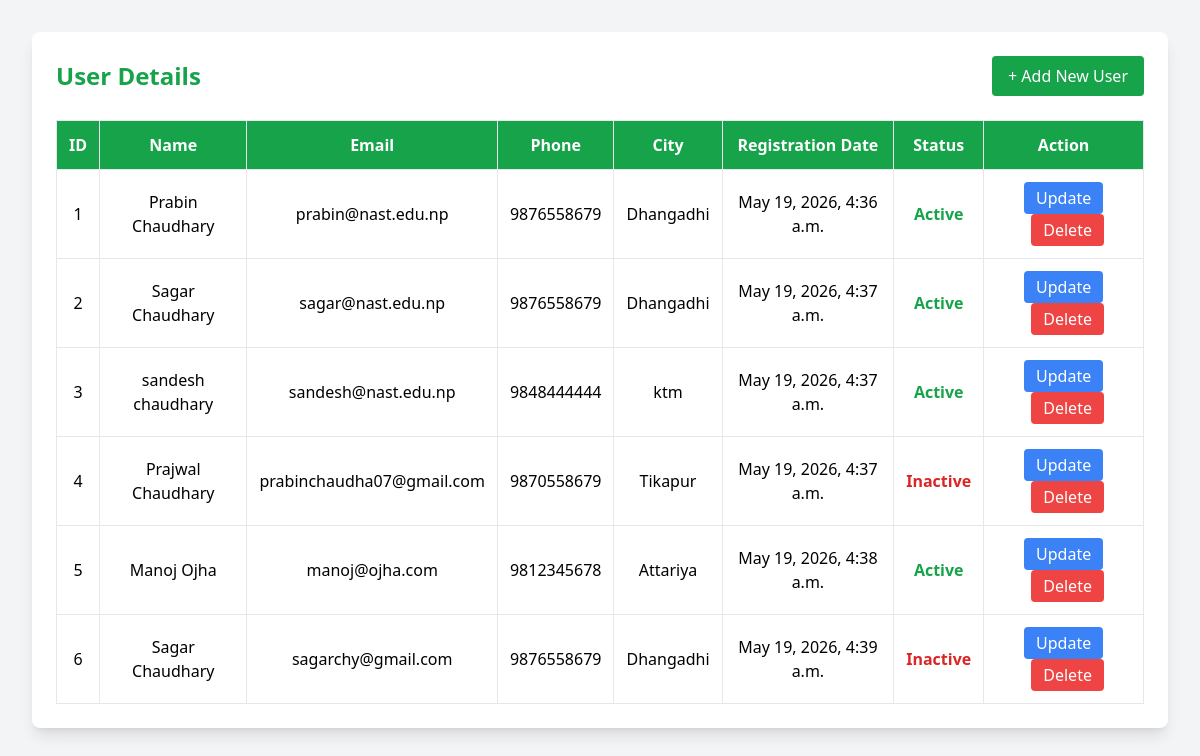
The app's page /home/user/, older data.
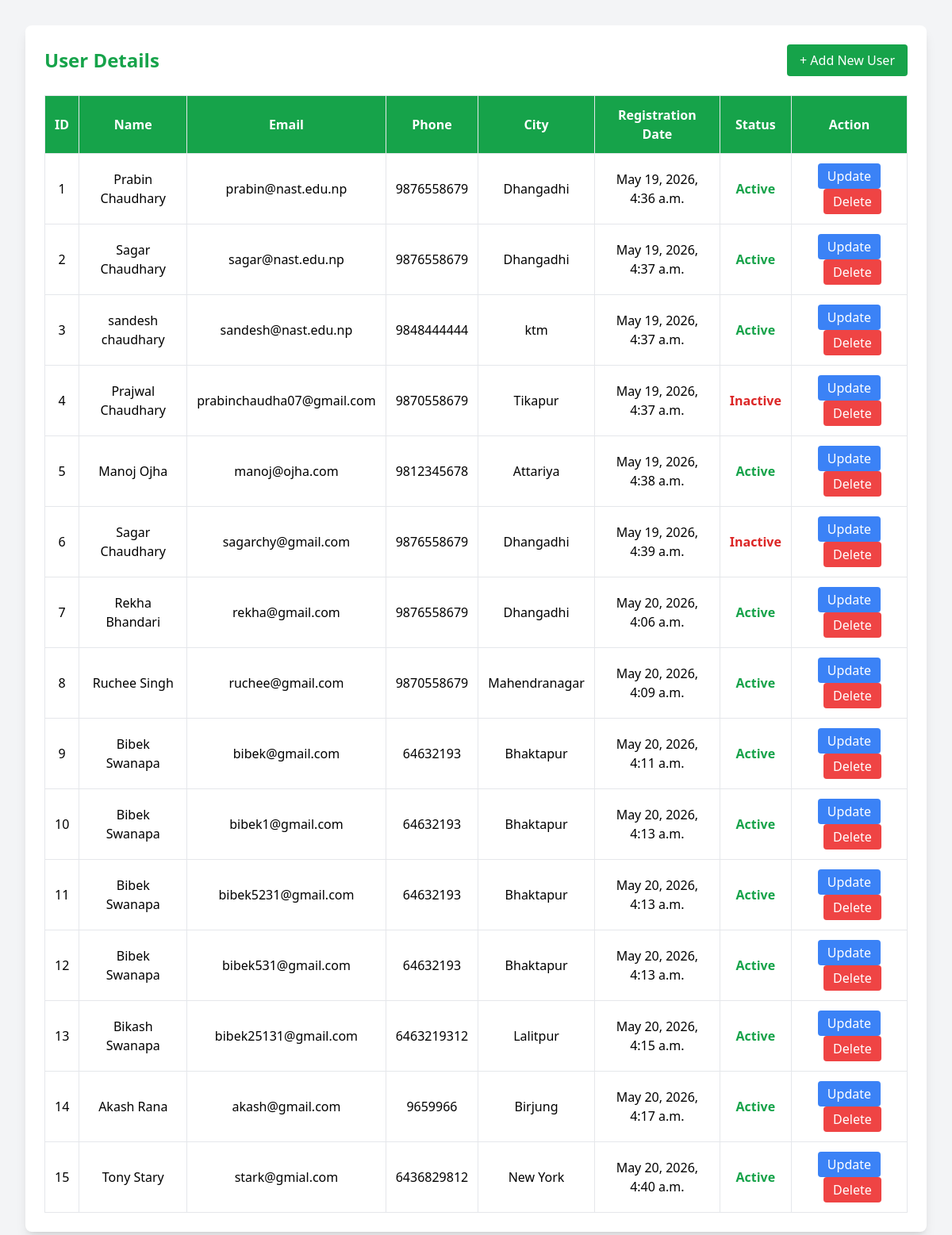
The same page, newer data.
### home/models.py (models this page shows, shortened)
class User(models.Model):
    full_name = models.CharField(max_length=100, help_text="user full name")
    email = models.EmailField(unique=True)
    phone = models.CharField(max_length=10)
    city = models.CharField(max_length=50)
    created_at = models.DateTimeField(auto_now_add=True)
    is_active = models.BooleanField(default=True)
    class Meta:
        db_table = "user"

### home/views.py (the view)
# urls.py: path('user/', user_list, name='user' ),
def user_list(request):
    user = User.objects.all()
    return render(request, 'user_info/users.html', {'users':user})

### home/templates/user_info/users.html (shortened to what this page needs)
<!DOCTYPE html>
<html lang="en">
<head>
    <script src="https://cdn.tailwindcss.com"></script>
</head>
<body class="bg-gray-100 p-8">
    <div class="max-w-6xl mx-auto bg-white shadow-lg rounded-lg p-6">
        <div class="flex justify-between items-center mb-6">
            <h1 class="text-2xl font-bold text-green-600">
                User Details
            </h1>
            <a href="{% url 'create2' %}">
                <button class="bg-green-600 text-white px-4 py-2 rounded hover:bg-green-700">
                    + Add New User
                </button>
            </a>
        </div>
        <table class="w-full border-collapse border border-gray-300 text-center">
            <thead class="bg-green-600 text-white">
                <tr>
                    <th class="p-3 border">ID</th>
                    <th class="p-3 border">Name</th>
                    <th class="p-3 border">Email</th>
                    <th class="p-3 border">Phone</th>
                    <th class="p-3 border">City</th>
                    <th class="p-3 border">Registration Date</th>
                    <th class="p-3 border">Status</th>
                    <th class="p-3 border">Action</th>
                </tr>
            </thead>
            <tbody>
                {% for user in users %}
                <tr class="hover:bg-gray-50">
                    <td class="p-3 border">{{ user.id }}</td>
                    <td class="p-3 border">{{ user.full_name }}</td>
                    <td class="p-3 border">{{ user.email }}</td>
                    <td class="p-3 border">{{ user.phone }}</td>
                    <td class="p-3 border">{{ user.city }}</td>
                    <td class="p-3 border">{{ user.created_at }}</td>
                    <td class="p-3 border">
                        {% if user.is_active %}
                            <span class="text-green-600 font-semibold">Active</span>
                        {% else %}
                            <span class="text-red-600 font-semibold">Inactive</span>
                        {% endif %}
                    </td>
                    <td class="p-3 border space-x-2">
                        <a href="{% url 'update' user.id %}">
                            <button class="bg-blue-500 text-white px-3 py-1 rounded hover:bg-blue-600">
                                Update
                            </button>
                        </a>
                        <a href="{% url 'delete' user.id %}">
                            <button class="bg-red-500 text-white px-3 py-1 rounded hover:bg-red-600">
                                Delete
                            </button>
                        </a>
                    </td>
                </tr>
                {% endfor %}
            </tbody>
        </table>
    </div>
</body>
</html>

Row changes from the older to the newer data that the page shows:
added User: id "7", full_name "Rekha Bhandari", email "rekha@gmail.com", phone "9876558679", city "Dhangadhi", created_at "May 20, 2026, 4:06 a.m.", is_active "Active"
added User: id "8", full_name "Ruchee Singh", email "ruchee@gmail.com", phone "9870558679", city "Mahendranagar", created_at "May 20, 2026, 4:09 a.m.", is_active "Active"
added User: id "9", full_name "Bibek Swanapa", email "bibek@gmail.com", phone "64632193", city "Bhaktapur", created_at "May 20, 2026, 4:11 a.m.", is_active "Active"
added User: id "10", full_name "Bibek Swanapa", email "bibek1@gmail.com", phone "64632193", city "Bhaktapur", created_at "May 20, 2026, 4:13 a.m.", is_active "Active"
added User: id "11", full_name "Bibek Swanapa", email "bibek5231@gmail.com", phone "64632193", city "Bhaktapur", created_at "May 20, 2026, 4:13 a.m.", is_active "Active"
added User: id "12", full_name "Bibek Swanapa", email "bibek531@gmail.com", phone "64632193", city "Bhaktapur", created_at "May 20, 2026, 4:13 a.m.", is_active "Active"
added User: id "13", full_name "Bikash Swanapa", email "bibek25131@gmail.com", phone "6463219312", city "Lalitpur", created_at "May 20, 2026, 4:15 a.m.", is_active "Active"
added User: id "14", full_name "Akash Rana", email "akash@gmail.com", phone "9659966", city "Birjung", created_at "May 20, 2026, 4:17 a.m.", is_active "Active"
added User: id "15", full_name "Tony Stary", email "stark@gmial.com", phone "6436829812", city "New York", created_at "May 20, 2026, 4:40 a.m.", is_active "Active"
